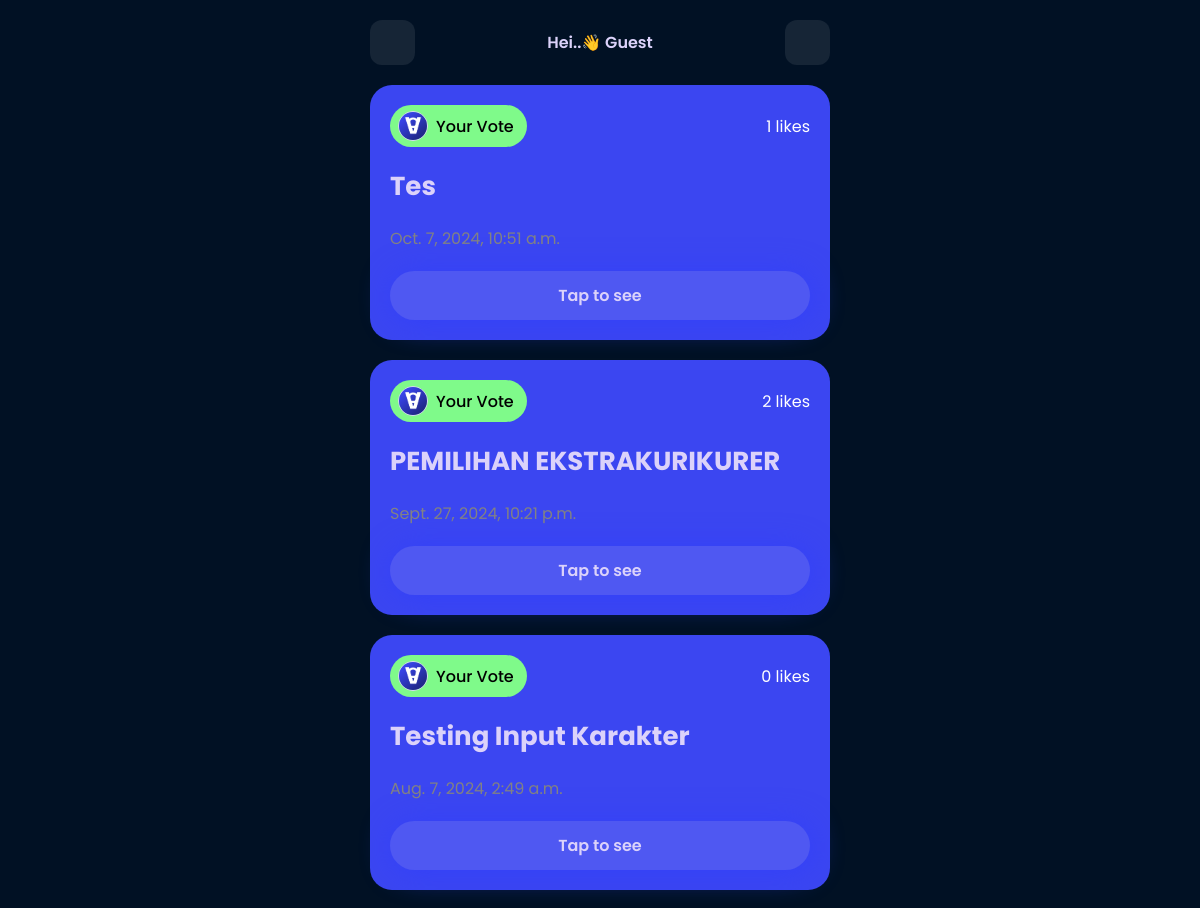
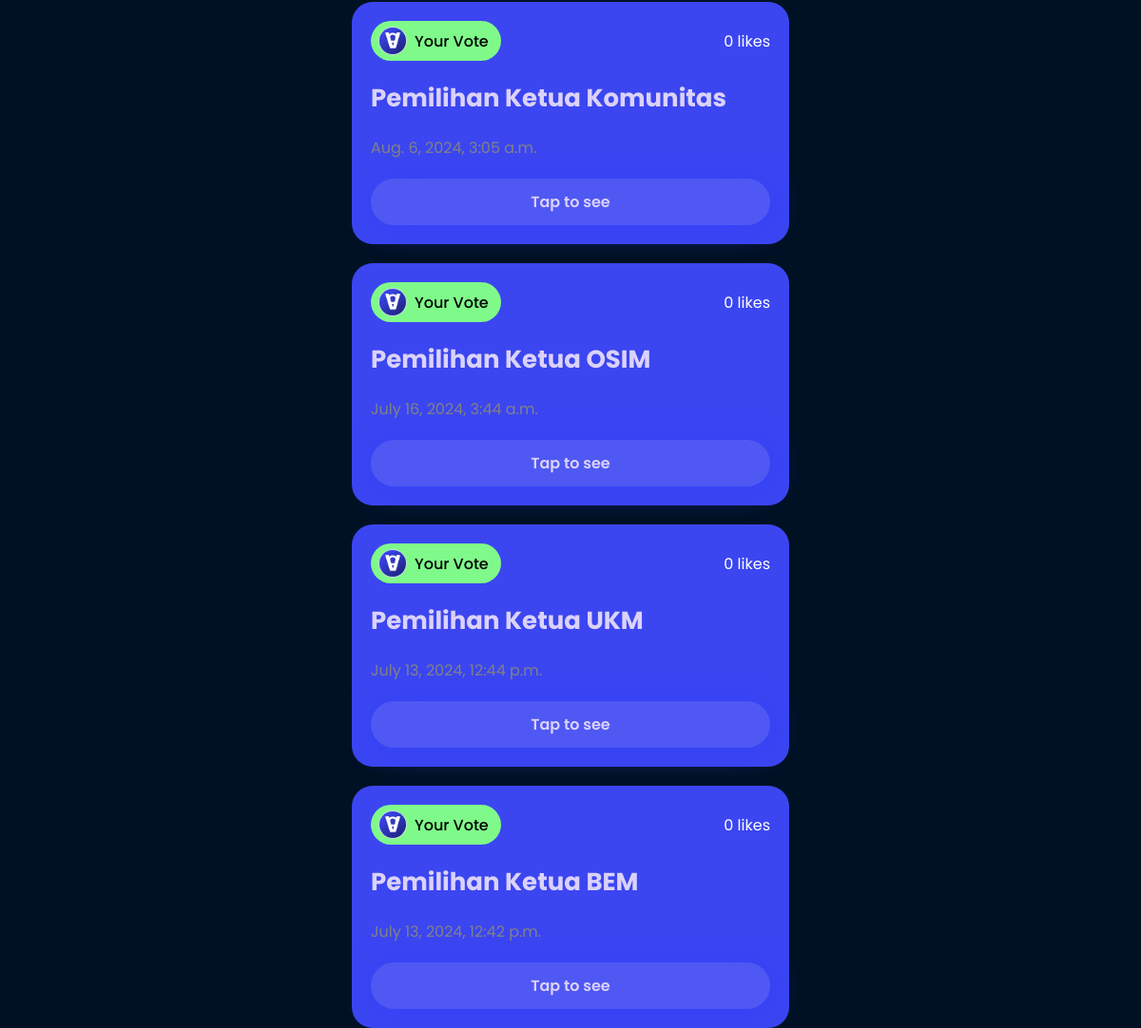
Screenshot of /vote with the database file from the repository (2 pictures, top to bottom).
### vote_app/models.py (models this page shows, shortened)
class Vote(models.Model):
    title = models.CharField(max_length=200)
    description = models.TextField()
    key = models.CharField(max_length=100, unique=True)
    created = models.DateTimeField(auto_now_add=True)
    likes = models.ManyToManyField(User, related_name='liked_votes', blank=True, default=0)
    deadline = models.DateTimeField(null=True, blank=True)  # Batas waktu opsional
    def total_likes(self):
        return self.likes.count()

### vote_app/views.py (the view)
# urls.py: path('vote', views.vote_list, name='vote_list'),
@csrf_exempt
def vote_list(request):
    votes = Vote.objects.all().order_by('-id')
    return render(request, 'vote_list.html', {'votes': votes})

### templates/vote_list.html (shortened to what this page needs)
{% load static %}
<!DOCTYPE html>
<html lang="en">
<head>
</head>
<body>
    <div class="container">
      <div class="top">
        <a href="#" id="icon-container"><ion-icon name="key-outline" id="icon"></ion-icon></a>
        <p>Hei..👋 {% if user.is_authenticated %}{{ user.username }}{% else %}Guest{% endif %}</p>
        <a href="{% url 'create_vote' %}"><ion-icon name="add-circle" id="icon"></ion-icon></a>
      </div>
      <div class="vote">
        {% if votes %}
            {% for vote in votes %}
                <div class="card">
                    <div class="item-top">
                        <div class="top-user">
                            <div class="user">
                                <img src="{% static 'img/icon.png' %}" alt="" style="width: 30px; height: 30px;">
                                <span style="margin-right: 5px; font-weight: 500;">Your Vote</span>
                            </div>
                            <div class="" style="display: flex; flex-direction: row; justify-content: end; gap: 4px;">
                            <span style="color: white;">{{ vote.total_likes }} likes</span>
                            </div>
                        </div>
                    </div>
                    <div class="item-bottom">
                        <div class="bottom-user">
                            <h3 style="text-transform: capitalize;">{{ vote.title }}</h3>
                            <span>{{ vote.created }}</span>
                        </div>
                        <a href="{% url 'access_vote' vote.id %}" class="btn-tap">Tap to see</a>
                    </div>
                </div>
            {% endfor %}
        {% else %}
            <div style="margin: 50px auto; background-color: #4f57f24b; padding: 20px; border-radius: 22px; text-align: center;">
                <span style="font-size: 100px;">😥</span>
                <p style="font-size: 20px; color: white;">Data vote belum ada!</p>
            </div>
        {% endif %}
      </div>
    </div>
  </body>
</html>

### templates/vote_list.html (style rules this page uses)
:root { --satu:#3B46F1; --dua:#4F58F2; --tiga:#DBD2FA; --empat:#DBD2FA; --lima:#7FFA8A; }
* { margin: 0; padding: 0; box-sizing: border-box; font-family: "Poppins", sans-serif; }
body { background-color: rgb(1, 17, 36); }
.container { max-width: 500px; height: 100vh; margin: auto; padding: 0 20px; }
.top { padding: 20px 0; display: flex; justify-content: space-between; align-items: center; }
.top #icon { width: 25px; height: 25px; color: var(--satu); }
.top a { background-color: rgba(255, 255, 255, 0.081); width: 45px; height: 45px; display: flex; justify-content: center; align-items: center; border-radius: 12px; }
.top { font-weight: 600; color: var(--tiga); }
.vote { display: flex; flex-direction: column; justify-content: center; align-items: center; gap: 20px; }
.card { background-color: var(--satu); height: 45%; width: 100%; padding: 20px; border-radius: 22px; }
.item-top .top-user { display: flex; justify-content: space-between; align-items: center; }
.item-top .top-user .user { background-color: var(--lima); padding: 6px 8px; display: flex; justify-content: center; align-items: center; gap: 8px; border-radius: 50px; }
.item-top .top-user .user img { width: 30px; height: 30px; border-radius: 50%; border: 1px solid var(--empat); }
.item-bottom { text-align: center; }
.bottom-user { margin: 20px 0; display: flex; flex-direction: column; gap: 20px; text-align: left; }
.bottom-user h3 { font-size: 26px; color: var(--empat); }
.bottom-user span { color: #828283; }
.btn-tap { background-color: var(--dua); width: 100%; text-align: center; display: block; padding: 12px; text-decoration: none; color: var(--empat); font-weight: 600; border-radius: 50px; box-shadow: 2px 2px 30px #3340f9; }

### rows the page displays
Vote: total_likes "1", title "Tes", created "Oct. 7, 2024, 10:51 a.m."
Vote: total_likes "2", title "PEMILIHAN EKSTRAKURIKURER", created "Sept. 27, 2024, 10:21 p.m."
Vote: total_likes "0", title "Testing Input Karakter", created "Aug. 7, 2024, 2:49 a.m."
Vote: total_likes "0", title "Pemilihan Ketua Komunitas", created "Aug. 6, 2024, 3:05 a.m."
Vote: total_likes "0", title "Pemilihan Ketua OSIM", created "July 16, 2024, 3:44 a.m."
Vote: total_likes "0", title "Pemilihan Ketua UKM", created "July 13, 2024, 12:44 p.m."
Vote: total_likes "0", title "Pemilihan Ketua BEM", created "July 13, 2024, 12:42 p.m."
